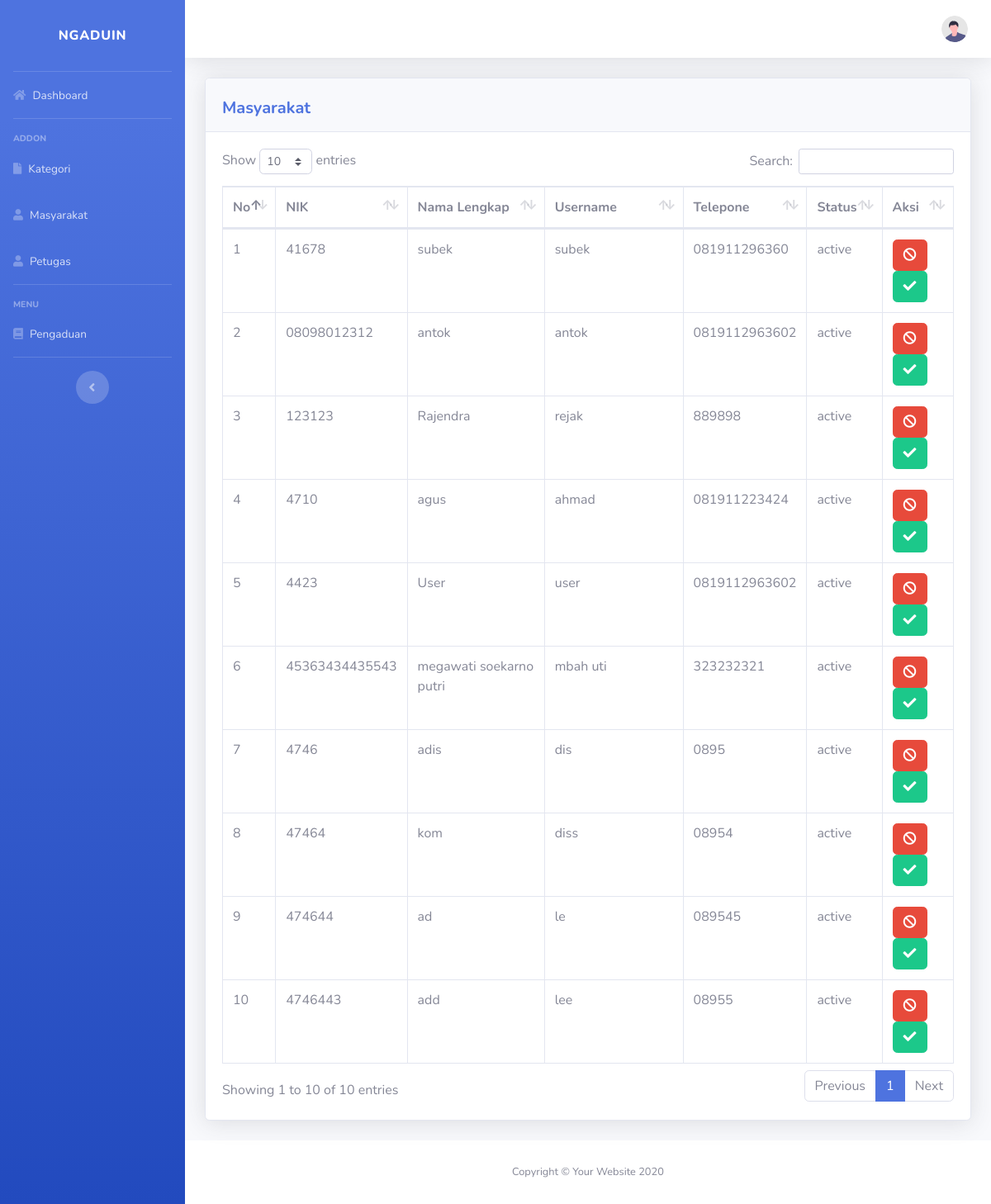
/masyarakat_petugas, run on the app's committed database.
### tables this page shows
CREATE TABLE `masyarakat` (
  `id` int(11) NOT NULL,
  `nik` varchar(16) NOT NULL,
  `nama_lengkap` varchar(35) NOT NULL,
  `username` varchar(25) NOT NULL,
  `password` varchar(128) NOT NULL,
  `telepon` varchar(13) NOT NULL,
  `is_active` enum('active','not_active') NOT NULL
);

### application/controllers/C_adistya_Dashboard.php (called while the page is built, shortened)
<?php
class C_adistya_Dashboard extends CI_Controller
{
    public function tabel_masyarakat()
    {
        $this->load->model('M_adistya_Admin');
        $data['masyarakat'] = $this->M_adistya_Admin->getMasyarakat();
        $data['petugas'] = $this->db->get_where('petugas', ['username' => $this->session->userdata('username')])->row_array();
        $data['subkategori'] = $this->M_adistya_Admin->joinSubKategori();
        $data['title'] = 'Data Masyarakat';
        $this->load->view('template_petugas/header', $data);
        $this->load->view('template_petugas/sidebar', $data);
        $this->load->view('template_petugas/topbar', $data);
        $this->load->view('petugas/v_adistya_masyarakat', $data);
        $this->load->view('template_petugas/footer', $data);
    }
}

### index.php (called while the page is built, shortened)
<?php
require_once BASEPATH.'core/CodeIgniter.php';

### application/models/M_adistya_Admin.php (called while the page is built, shortened)
<?php
class M_adistya_Admin extends CI_Model
{
    function joinSubKategori()
    {
        $this->db->select('*');
        $this->db->from('subkategori');
        $this->db->join('kategori', 'kategori.id_kategori=subkategori.id_kategori');
        return $this->db->get()->result_array();
    }
    function getMasyarakat()
    {
        return $this->db->get('masyarakat')->result_array();
    }
}

### application/views/petugas/v_adistya_masyarakat.php (the view, shortened to what this page needs)
<div class="container-fluid">
    <div class="card shadow mb-4">
        <div class="card-header py-3">
            <div class="d-flex aling-item-center">
                <h5 class="m-0 font-weight-bold text-primary mt-2">Masyarakat</h5>
            </div>
        </div>
        <div class="card-body">
            <div class="table-responsive">
                <table class="table table-bordered" id="dataTable" width="100%" cellspacing="0">
                    <thead>
                        <tr>
                            <th width='1%'>No</th>
                            <th width='5%'>NIK</th>
                            <th width='20%'>Nama Lengkap</th>
                            <th width='20%'>Username</th>
                            <th width='10%'>Telepone</th>
                            <th width='10%'>Status</th>
                            <th width='10%'>Aksi</th>
                        </tr>
                    </thead>
                    <tbody>
                        <?php
                        $count = 0;
                        foreach ($masyarakat as $m) :
                            $count = $count + 1;
                        ?>
                            <tr>
                                <td><?= $count ?></td>
                                <td><?= $m['nik']  ?></td>
                                <td><?= $m['nama_lengkap']  ?></td>
                                <td><?= $m['username']  ?></td>
                                <td><?= $m['telepon']  ?></td>
                                <td><?= $m['is_active']  ?></td>
                                <th><a class="btn btn-danger" href="<?= base_url('C_adistya_Update/petugasbanMasyarakat/') . $m['id'] ?>" onclick="return confirm('Apa anda yakin akan ban masyarakat ini?')"><i class="fa fa-ban"></i></a>
                                    <a class="btn btn-success" href="<?= base_url('C_adistya_Update/petugasaktifMasyarakat/') . $m['id'] ?>" onclick="return confirm('Apa anda yakin akan aktivasi masyarakat ini?')"><i class="fa fa-check"></i></a>
                                </th>
                            </tr>
                        <?php endforeach ?>
                    </tbody>
                </table>
            </div>
        </div>
    </div>
</div>
</div>
<footer class="sticky-footer bg-white">
    <div class="container my-auto">
        <div class="copyright text-center my-auto">
            <span>Copyright &copy; Your Website 2020</span>
        </div>
    </div>
</footer>
</div>
</div>

### data on the page
masyarakat: nik "41678", nama_lengkap "subek", username "subek", telepon "081911296360", is_active "active"
masyarakat: nik "08098012312", nama_lengkap "antok", username "antok", telepon "0819112963602", is_active "active"
masyarakat: nik "123123", nama_lengkap "Rajendra", username "rejak", telepon "889898", is_active "active"
masyarakat: nik "4710", nama_lengkap "agus", username "ahmad", telepon "081911223424", is_active "active"
masyarakat: nik "4423", nama_lengkap "User", username "user", telepon "0819112963602", is_active "active"
masyarakat: nik "45363434435543", nama_lengkap "megawati soekarno putri", username "mbah uti", telepon "323232321", is_active "active"
masyarakat: nik "4746", nama_lengkap "adis", username "dis", telepon "0895", is_active "active"
masyarakat: nik "47464", nama_lengkap "kom", username "diss", telepon "08954", is_active "active"
masyarakat: nik "474644", nama_lengkap "ad", username "le", telepon "089545", is_active "active"
masyarakat: nik "4746443", nama_lengkap "add", username "lee", telepon "08955", is_active "active"
